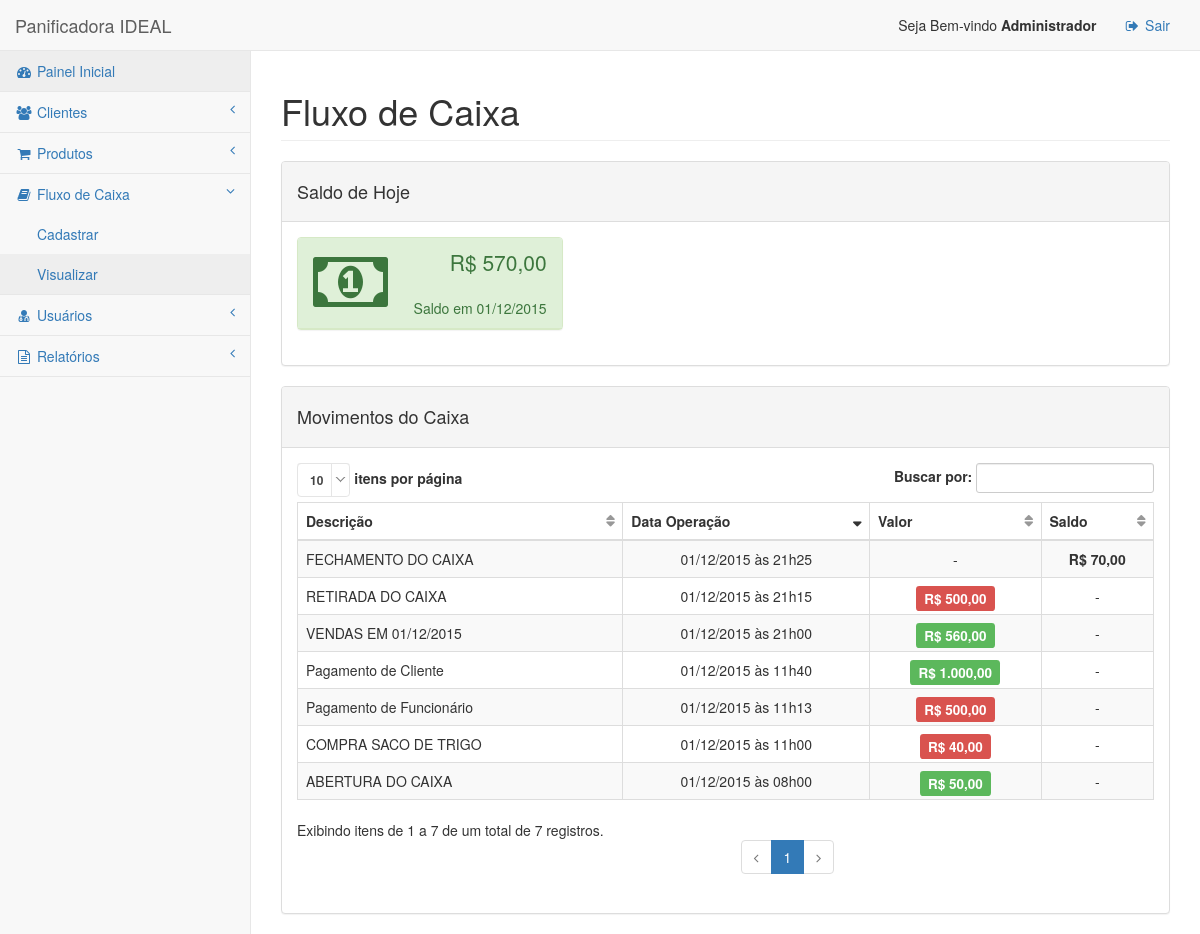
Screenshot of /index.php?p=caixa (signed in) with the database file from the repository.
### tables this page shows
CREATE TABLE `movimentos` (
  `id_mov` int(11) NOT NULL auto_increment,
  `descricao` varchar(100) default NULL,
  `data_mov` datetime default NULL,
  `valor` decimal(10,2) default NULL,
  `saldo` decimal(10,2) default NULL,
  PRIMARY KEY  (`id_mov`)
);

### classes/view/View.class.php (called while the page is built, shortened)
<?php
class View extends Smarty {
	public function setContent($tpl) {
		$this->assign("content",$this->fetch("$tpl.tpl"));
	}
}
?>

### classes/controller/Controller.class.php (called while the page is built, shortened)
<?php
class Controller {
	var $view;
	public function __construct(&$view) {
		$this->view = $view;
	}
	public function controllerCaixa() {
		if ($_GET["acao"] == "") {
			$caixa = new Movimento();
			$this->view->assign("saldo",$caixa->getSaldoHoje());
			$this->view->assign("lista",$caixa->getMovimentos());
			$this->view->setContent("app/caixa.listar");
		}
	}
}
?>

### lib/Smarty/libs/plugins/shared.make_timestamp.php (called while the page is built, shortened)
<?php
function smarty_make_timestamp($string)
{
    if(empty($string)) {
        $time = time();
    } elseif (preg_match('/^\d{14}$/', $string)) {
        $time = mktime(substr($string, 8, 2),substr($string, 10, 2),substr($string, 12, 2),
                       substr($string, 4, 2),substr($string, 6, 2),substr($string, 0, 4));
    } elseif (is_numeric($string)) {
        $time = (int)$string;
    } else {
        $time = strtotime($string);
    }
    return $time;
}
?>

### lib/Smarty/libs/plugins/modifier.date_format.php (called while the page is built, shortened)
<?php
function smarty_modifier_date_format($string, $format="%b %e, %Y", $default_date=null)
{
    if($string != '') {
        return strftime($format, smarty_make_timestamp($string));
    } elseif (isset($default_date) && $default_date != '') {
        return strftime($format, smarty_make_timestamp($default_date));
    } else {
        return;
    }
}
?>

### classes/model/DB.class.php (called while the page is built, shortened)
<?php
class DB {
	var $con;
	public function __construct() {
		$this->con = new Mysqli(DB_HOST, DB_USER, DB_PASSWORD, DB_NAME);
	}
	public function execSQL($sql) {
		$this->result = $this->con->query($sql);
		$itens = array();
		while($item = $this->result->fetch_assoc()) {
			$itens[] = $item;
		}
		return $itens;
	}
}
?>

### classes/model/Movimentos.class.php (called while the page is built, shortened)
<?php
require_once "classes/model/DB.class.php";
class Movimento extends DB {
	public function getMovimentos() {
		return $this->execSQL("select * from movimentos order by data_mov desc");
	}
}
?>

### smarty/templates_c/%%6B^6B6^6B6B0AD1%%caixa.listar.tpl.php (the view, shortened to what this page needs)
<div class="row">
    <div class="col-lg-12">
        <h1 class="page-header">Fluxo de Caixa</h1>
    </div>
</div>
<div class="row">
    <div class="col-lg-12">
    <div class="panel panel-default">
        <div class="panel-heading">
           <h4>Saldo de Hoje</h4>
        </div>
 		<div class="panel-body">
		<div class="row">
		    <div class="col-lg-4 col-md-6">
		        <div class="panel panel-<?php if ($this->_tpl_vars['saldo'] > 0): ?>success<?php elseif ($this->_tpl_vars['saldo'] == 0): ?>warning<?php else: ?>danger<?php endif; ?>">
		            <div class="panel-heading">
		                <div class="row">
		                    <div class="col-xs-3">
		                        <i class="fa fa-money fa-5x"></i>
		                    </div>
		                    <div class="col-xs-9 text-right">
		                        <div class="lead"><?php if ($this->_tpl_vars['saldo'] < 0): ?>-<?php endif; ?>R$ <?php echo ((is_array($_tmp=((is_array($_tmp=$this->_tpl_vars['saldo'])) ? $this->_run_mod_handler('abs', true, $_tmp) : abs($_tmp)))) ? $this->_run_mod_handler('number_format', true, $_tmp, 2, ",", ".") : number_format($_tmp, 2, ",", ".")); ?>
</div>
		                        <div>Saldo em <?php echo ((is_array($_tmp=time())) ? $this->_run_mod_handler('date_format', true, $_tmp, "%d/%m/%Y") : smarty_modifier_date_format($_tmp, "%d/%m/%Y")); ?>
</div>
		                    </div>
		                </div>
		            </div>
		        </div>
		    </div>
		</div>
	</div>
</div>
	    <div class="panel panel-default">
	        <div class="panel-heading">
	          <h4>Movimentos do Caixa</h4>
	        </div>
	        <div class="panel-body">
	            <div class="dataTable_wrapper">
	                <table class="table table-striped table-bordered table-hover" id="dataTables-example" data-order="[[ 1, &quot;desc&quot; ]]">
	                    <thead>
	                        <tr>
	                            <th>Descrição</th>
	                            <th>Data Operação</th>
	                            <th>Valor</th>
	                            <th>Saldo</th>
	                        </tr>
	                    </thead>
	                    <tbody>
					<?php $_from = $this->_tpl_vars['lista']; if (!is_array($_from) && !is_object($_from)) { settype($_from, 'array'); }if (count($_from)):
    foreach ($_from as $this->_tpl_vars['item']):
?>
	                        <tr class="odd gradeX">
	                            <td><?php echo $this->_tpl_vars['item']['descricao']; ?>
</td>
	                            <td class="text-center" data-order="<?php echo $this->_tpl_vars['item']['data_mov']; ?>
"><?php echo ((is_array($_tmp=$this->_tpl_vars['item']['data_mov'])) ? $this->_run_mod_handler('date_format', true, $_tmp, "%d/%m/%Y às %Hh%M") : smarty_modifier_date_format($_tmp, "%d/%m/%Y às %Hh%M")); ?>
</td>
	                            <td class="text-center">
							<?php if ($this->_tpl_vars['item']['valor'] > 0): ?>
								<h4 class="no-margins"><span class="label label-success">R$ <?php echo ((is_array($_tmp=$this->_tpl_vars['item']['valor'])) ? $this->_run_mod_handler('number_format', true, $_tmp, 2, ",", ".") : number_format($_tmp, 2, ",", ".")); ?>
</span></h4>
							<?php elseif ($this->_tpl_vars['item']['valor'] == 0): ?>
								-
							<?php else: ?>
								<h4 class="no-margins"><span class="label label-danger">R$ <?php echo ((is_array($_tmp=((is_array($_tmp=$this->_tpl_vars['item']['valor'])) ? $this->_run_mod_handler('abs', true, $_tmp) : abs($_tmp)))) ? $this->_run_mod_handler('number_format', true, $_tmp, 2, ",", ".") : number_format($_tmp, 2, ",", ".")); ?>
</span></h4>
							<?php endif; ?>
							</td>
	                            <td class="text-center">
							<?php if ($this->_tpl_vars['item']['saldo'] != 0): ?>
								<strong>R$ <?php echo ((is_array($_tmp=$this->_tpl_vars['item']['saldo'])) ? $this->_run_mod_handler('number_format', true, $_tmp, 2, ",", ".") : number_format($_tmp, 2, ",", ".")); ?>
</strong>
							<?php else: ?>
							-
							<?php endif; ?>
							</td>
	                        </tr>
	                     <?php endforeach; endif; unset($_from); ?>
	                    </tbody>
	                </table>
	            </div>
	        </div>
	    </div>
	</div>
</div>

### rows the page displays
movimentos: descricao "FECHAMENTO DO CAIXA", data_mov "01/12/2015 às 21h25", saldo "70,00"
movimentos: descricao "RETIRADA DO CAIXA", data_mov "01/12/2015 às 21h15", valor "500,00"
movimentos: descricao "VENDAS EM 01/12/2015", data_mov "01/12/2015 às 21h00", valor "560,00"
movimentos: descricao "Pagamento de Cliente", data_mov "01/12/2015 às 11h40", valor "1.000,00"
movimentos: descricao "Pagamento de Funcionário", data_mov "01/12/2015 às 11h13", valor "500,00"
movimentos: descricao "COMPRA SACO DE TRIGO", data_mov "01/12/2015 às 11h00", valor "40,00"
movimentos: descricao "ABERTURA DO CAIXA", data_mov "01/12/2015 às 08h00", valor "50,00"

### other values shown
$_SESSION['sess_nome'] "Administrador"
$_tmp "570,00"
smarty_modifier_date_format($_tmp, "%d/%m/%Y") "01/12/2015"
